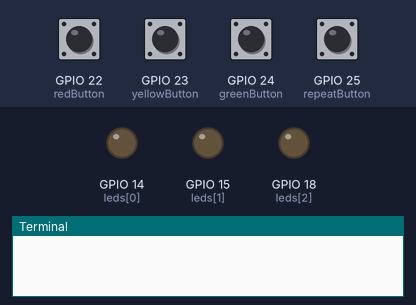
A program run on a simulated Raspberry Pi (BCM pin numbers). On the bench: output pins drawn as LEDs (lit = HIGH), the last lines printed to the terminal. Inputs (shaded band) come from the test bench; at power-on: GPIO 22 (redButton), GPIO 23 (yellowButton), GPIO 24 (greenButton), GPIO 25 (repeatButton) HIGH.

Above: at 1.2 s.
1.3 s: GPIO 22 (redButton) pulled LOW for 0.15 s
At 1.37 s:
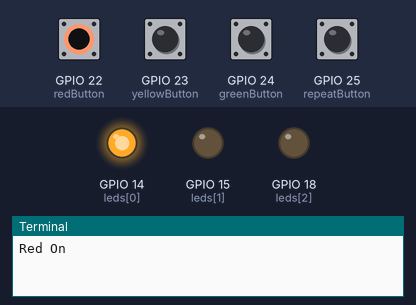
2.9 s: GPIO 23 (yellowButton) pulled LOW for 0.15 s
At 2.97 s:
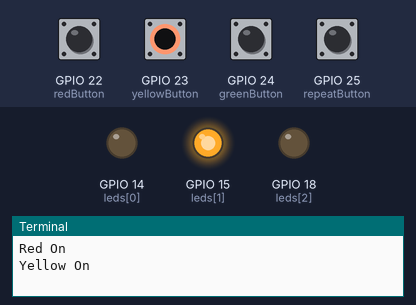
4.5 s: GPIO 24 (greenButton) pulled LOW for 0.15 s
At 4.57 s:
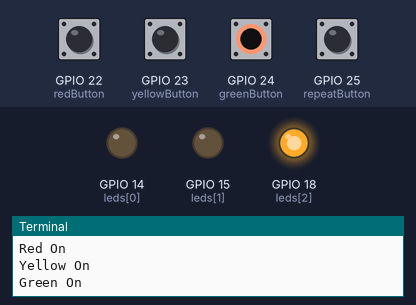
6.1 s: GPIO 25 (repeatButton) pulled LOW for 0.15 s
At 9.9 s:
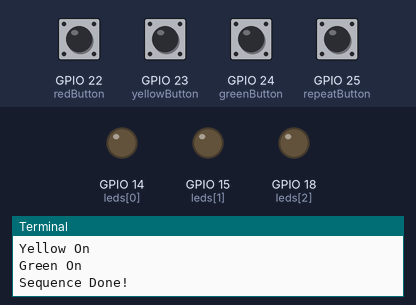
11.7 s: GPIO 22 (redButton) driven LOW and GPIO 25 (repeatButton) driven LOW
At 12.1 s:
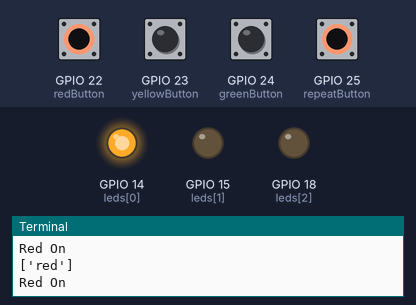
Timing chart, 0 to 14.2 s (numbered marks = the images above; inputs shaded):
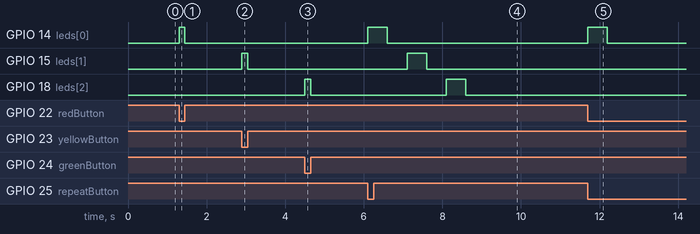

Measured:
- after the input at 1.3 s, GPIO 14 (leds[0]): LOW → HIGH at once, → LOW 0.15 s later
- after the input at 2.9 s, GPIO 15 (leds[1]): LOW → HIGH at once, → LOW 0.15 s later
- after the input at 4.5 s, GPIO 18 (leds[2]): LOW → HIGH at once, → LOW 0.15 s later
- after the input at 6.1 s, GPIO 14 (leds[0]): LOW → HIGH at once, → LOW 0.50 s later; GPIO 15 (leds[1]): LOW → HIGH after 1.0 s, → LOW 0.50 s later; GPIO 18 (leds[2]): LOW → HIGH after 2.0 s, → LOW 0.50 s later
- after the input at 11.7 s, GPIO 14 (leds[0]): LOW → HIGH at once, → LOW 0.50 s later

The program:

sequenceRepeater.py
```python
import gpiozero as gz
import time
import signal

delay = 0.5
sequence = []
leds = gz.LEDBoard(14, 15, 18)

def repeatSequence(sequence):
    print(sequence)

    for i in range(len(sequence)):
        if sequence[i] == "red":
            redLEDOn()
            time.sleep(delay)
            LEDsOff()
            time.sleep(delay)
        elif sequence[i] == "yellow":
            yellowLEDOn()
            time.sleep(delay)
            LEDsOff()
            time.sleep(delay)
        elif sequence[i] == "green":
            greenLEDOn()
            time.sleep(delay)
            LEDsOff()
            time.sleep(delay)
    print("Sequence Done!")

    sequence.clear()

def redLEDOn(sequence = []):
    print("Red On")
    leds.value = (1, 0, 0)
    sequence.append("red")

def yellowLEDOn(sequence = []):
    print("Yellow On")
    leds.value = (0, 1, 0)
    sequence.append("yellow")

def greenLEDOn(sequence = []):
    print("Green On")
    leds.value = (0, 0, 1)
    sequence.append("green")

def LEDsOff():
    leds.off()

def main():
    repeatButton = gz.Button(25)

    redButton = gz.Button(22)
    yellowButton = gz.Button(23)
    greenButton = gz.Button(24)

    repeatButton.when_pressed = lambda: repeatSequence(sequence)

    redButton.when_pressed = lambda: redLEDOn(sequence)
    redButton.when_released = LEDsOff

    yellowButton.when_pressed = lambda: yellowLEDOn(sequence)
    yellowButton.when_released = LEDsOff

    greenButton.when_pressed = lambda: greenLEDOn(sequence)
    greenButton.when_released = LEDsOff

    signal.pause()

main()
```
